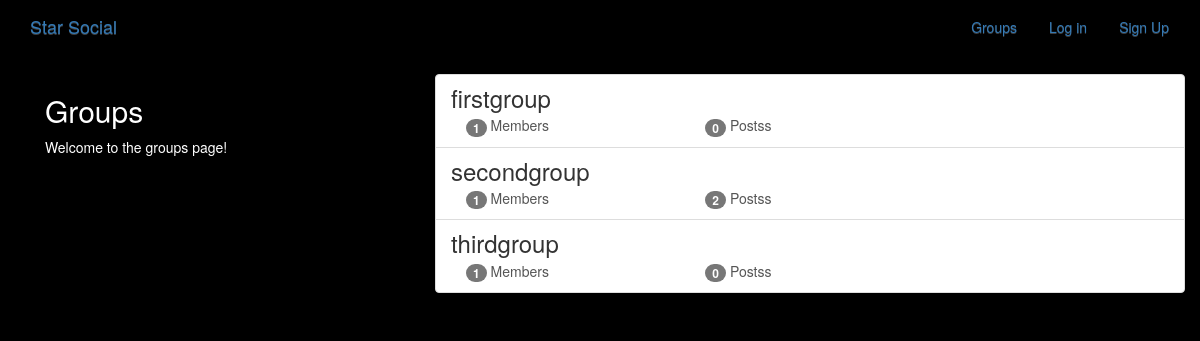
The app's page /groups/ with its own data.
### groups/models.py (models this page shows, shortened)
class Group(models.Model):
    name = models.CharField(max_length=255,unique=True)
    slug = models.SlugField(allow_unicode=True, unique=True)
    description = models.TextField(blank=True, default='')
    description_html = models.TextField(editable=False, default='', blank=True)
    members = models.ManyToManyField(User, through='GroupMember')
    class Meta:
        ordering = ['name']

### groups/views.py (the view)
class ListGroups(generic.ListView):
    model = Group

### groups/templates/groups/group_list.html (shortened to what this page needs)
{% extends "groups/group_base.html" %}
{% block pregroup %}
  <div class="col-md-4">
    <div class="content">
      <h2>Groups</h2>
      <p>Welcome to the groups page!</p>
    </div>
  </div>
{% endblock %}
{% block group_content %}
<div class="col-md-8">
	<div class="list-group">
		{% for group in object_list %}
		  <a class="list-group-item" href="{% url 'groups:single' slug=group.slug %}">
			     <h3 class="title list-group-item-heading">{{ group.name }}</h3>
			<div class="list-group-item-text container-fluid">
				<div class="row">
					<div class="col-md-4">
						<span class="badge">{{ group.members.count }}</span> Members{{ group.members.count|pluralize }}
					</div>
					<div class="col-md-4">
						<span class="badge">{{ group.posts.count }}</span> Posts{{ group.posts.count|pluralize }}
					</div>
				</div>
			</div>
		</a>
		{% endfor %}
	</div>
</div>
{% endblock %}

### static/simplesocial/css/master.css (style rules this page uses)
body { margin: 0; overflow: hidden; background-color: black; color:white; }

### records on screen
Group: name "firstgroup", members.count "1", posts.count "0"
Group: name "secondgroup", members.count "1", posts.count "2"
Group: name "thirdgroup", members.count "1", posts.count "0"
